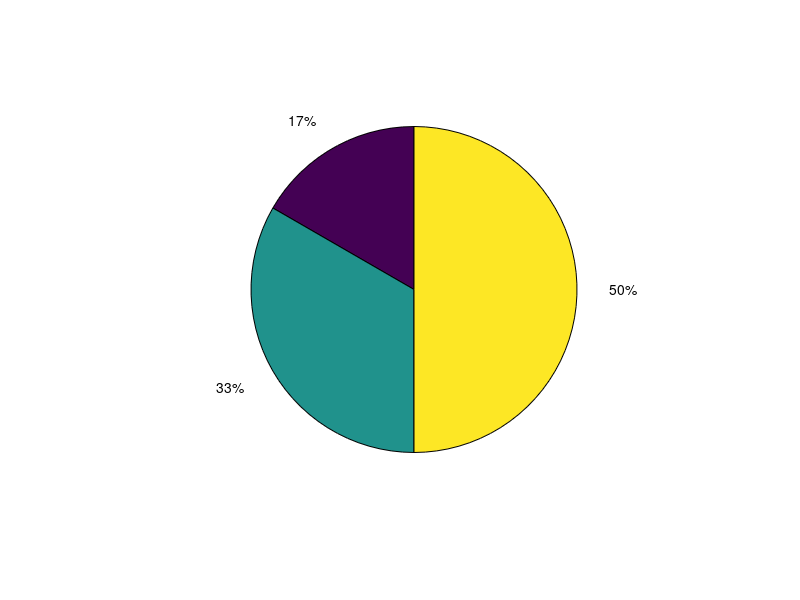

Reproduce this figure in MATLAB.
clcclearclosex = [1,2,3];#pie(x,{'Item A','Item B','Item C'})x = [1,2,3];p = pie(x);pText = findobj(p,'Type','text')#percentValues = get(pText,'String'); #txt = {'Item A: ';'Item B: ';'Item C: '}; #combinedtxt = strcat(txt,percentValues); #pText(1) = combinedtxt(1);#pText(2).String = combinedtxt(2);#pText(3).String = combinedtxt(3);shg